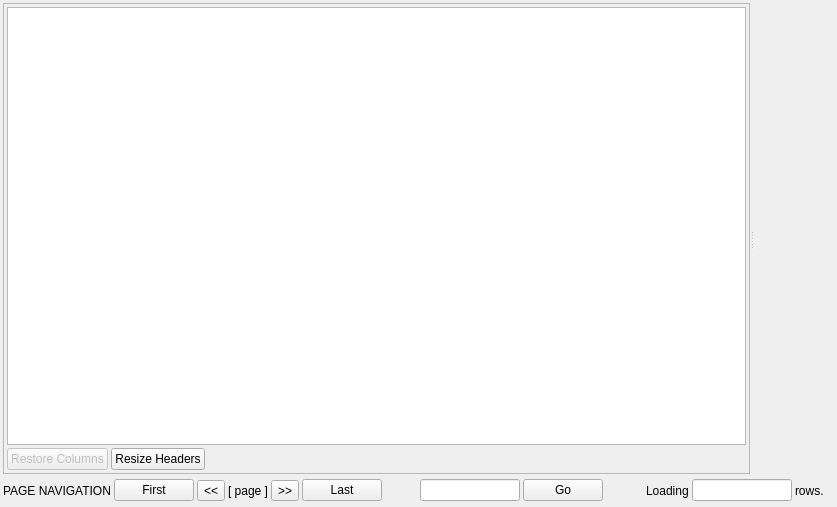
<ui version="4.0" >
 <class>DataTab</class>
 <widget class="QWidget" name="DataTab" >
  <property name="geometry" >
   <rect>
    <x>0</x>
    <y>0</y>
    <width>837</width>
    <height>507</height>
   </rect>
  </property>
  <property name="windowTitle" >
   <string>Table Data Tab</string>
  </property>
  <layout class="QGridLayout" >
   <property name="margin" >
    <number>3</number>
   </property>
   <property name="spacing" >
    <number>3</number>
   </property>
   <item row="0" column="0" colspan="2" >
    <widget class="QSplitter" name="splitter" >
     <property name="orientation" >
      <enum>Qt::Horizontal</enum>
     </property>
     <widget class="QFrame" name="frame" >
      <property name="frameShape" >
       <enum>QFrame::StyledPanel</enum>
      </property>
      <property name="frameShadow" >
       <enum>QFrame::Raised</enum>
      </property>
      <property name="lineWidth" >
       <number>0</number>
      </property>
      <layout class="QGridLayout" >
       <property name="margin" >
        <number>3</number>
       </property>
       <property name="spacing" >
        <number>3</number>
       </property>
       <item row="0" column="0" >
        <widget class="QTableWidget" name="tableWidget" >
         <property name="selectionMode" >
          <enum>QAbstractItemView::SingleSelection</enum>
         </property>
        </widget>
       </item>
       <item row="1" column="0" >
        <layout class="QHBoxLayout" >
         <property name="margin" >
          <number>0</number>
         </property>
         <property name="spacing" >
          <number>3</number>
         </property>
         <item>
          <widget class="QPushButton" name="restoreColsButton" >
           <property name="enabled" >
            <bool>false</bool>
           </property>
           <property name="text" >
            <string>Restore Columns</string>
           </property>
          </widget>
         </item>
         <item>
          <widget class="QPushButton" name="resizeButton" >
           <property name="text" >
            <string>Resize Headers</string>
           </property>
          </widget>
         </item>
         <item>
          <widget class="QLabel" name="filterLabel" >
           <property name="text" >
            <string/>
           </property>
          </widget>
         </item>
         <item>
          <spacer>
           <property name="orientation" >
            <enum>Qt::Horizontal</enum>
           </property>
           <property name="sizeHint" >
            <size>
             <width>721</width>
             <height>20</height>
            </size>
           </property>
          </spacer>
         </item>
        </layout>
       </item>
      </layout>
     </widget>
     <widget class="QWidget" native="1" name="sideWidget" />
    </widget>
   </item>
   <item row="1" column="1" >
    <layout class="QHBoxLayout" >
     <property name="margin" >
      <number>0</number>
     </property>
     <property name="spacing" >
      <number>3</number>
     </property>
     <item>
      <widget class="QLineEdit" name="pageEdit" >
       <property name="sizePolicy" >
        <sizepolicy>
         <hsizetype>0</hsizetype>
         <vsizetype>0</vsizetype>
         <horstretch>0</horstretch>
         <verstretch>0</verstretch>
        </sizepolicy>
       </property>
       <property name="minimumSize" >
        <size>
         <width>100</width>
         <height>0</height>
        </size>
       </property>
       <property name="maximumSize" >
        <size>
         <width>150</width>
         <height>16777215</height>
        </size>
       </property>
      </widget>
     </item>
     <item>
      <widget class="QPushButton" name="goButton" >
       <property name="text" >
        <string>Go</string>
       </property>
      </widget>
     </item>
     <item>
      <spacer>
       <property name="orientation" >
        <enum>Qt::Horizontal</enum>
       </property>
       <property name="sizeType" >
        <enum>QSizePolicy::Fixed</enum>
       </property>
       <property name="sizeHint" >
        <size>
         <width>40</width>
         <height>20</height>
        </size>
       </property>
      </spacer>
     </item>
     <item>
      <widget class="QLabel" name="label_3" >
       <property name="text" >
        <string>Loading</string>
       </property>
      </widget>
     </item>
     <item>
      <widget class="QLineEdit" name="loadEdit" >
       <property name="sizePolicy" >
        <sizepolicy>
         <hsizetype>0</hsizetype>
         <vsizetype>0</vsizetype>
         <horstretch>0</horstretch>
         <verstretch>0</verstretch>
        </sizepolicy>
       </property>
       <property name="minimumSize" >
        <size>
         <width>100</width>
         <height>0</height>
        </size>
       </property>
       <property name="maximumSize" >
        <size>
         <width>265</width>
         <height>16777215</height>
        </size>
       </property>
      </widget>
     </item>
     <item>
      <widget class="QLabel" name="label_2" >
       <property name="text" >
        <string>rows.</string>
       </property>
      </widget>
     </item>
     <item>
      <spacer>
       <property name="orientation" >
        <enum>Qt::Horizontal</enum>
       </property>
       <property name="sizeHint" >
        <size>
         <width>51</width>
         <height>27</height>
        </size>
       </property>
      </spacer>
     </item>
    </layout>
   </item>
   <item row="1" column="0" >
    <layout class="QHBoxLayout" >
     <property name="margin" >
      <number>0</number>
     </property>
     <property name="spacing" >
      <number>3</number>
     </property>
     <item>
      <widget class="QLabel" name="label" >
       <property name="text" >
        <string>PAGE NAVIGATION</string>
       </property>
      </widget>
     </item>
     <item>
      <widget class="QPushButton" name="firstButton" >
       <property name="text" >
        <string>First</string>
       </property>
      </widget>
     </item>
     <item>
      <widget class="QToolButton" name="backButton" >
       <property name="text" >
        <string>&lt;&lt;</string>
       </property>
      </widget>
     </item>
     <item>
      <widget class="QLabel" name="pageLabel" >
       <property name="text" >
        <string>[ page ]</string>
       </property>
      </widget>
     </item>
     <item>
      <widget class="QToolButton" name="forwardButton" >
       <property name="text" >
        <string>>></string>
       </property>
      </widget>
     </item>
     <item>
      <widget class="QPushButton" name="lastButton" >
       <property name="text" >
        <string>Last</string>
       </property>
      </widget>
     </item>
     <item>
      <spacer>
       <property name="orientation" >
        <enum>Qt::Horizontal</enum>
       </property>
       <property name="sizeType" >
        <enum>QSizePolicy::Fixed</enum>
       </property>
       <property name="sizeHint" >
        <size>
         <width>35</width>
         <height>20</height>
        </size>
       </property>
      </spacer>
     </item>
    </layout>
   </item>
  </layout>
 </widget>
 <tabstops>
  <tabstop>tableWidget</tabstop>
  <tabstop>pageEdit</tabstop>
  <tabstop>goButton</tabstop>
  <tabstop>loadEdit</tabstop>
 </tabstops>
 <resources>
  <include location="actions.qrc" />
 </resources>
 <connections>
  <connection>
   <sender>pageEdit</sender>
   <signal>returnPressed()</signal>
   <receiver>goButton</receiver>
   <slot>click()</slot>
   <hints>
    <hint type="sourcelabel" >
     <x>522</x>
     <y>474</y>
    </hint>
    <hint type="destinationlabel" >
     <x>600</x>
     <y>475</y>
    </hint>
   </hints>
  </connection>
  <connection>
   <sender>loadEdit</sender>
   <signal>returnPressed()</signal>
   <receiver>goButton</receiver>
   <slot>click()</slot>
   <hints>
    <hint type="sourcelabel" >
     <x>863</x>
     <y>474</y>
    </hint>
    <hint type="destinationlabel" >
     <x>600</x>
     <y>475</y>
    </hint>
   </hints>
  </connection>
 </connections>
</ui>
